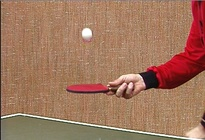
%> input picture lab_assignments/3/pingpong/0000.jpeg, 205 x 140 px, shrunk from 352 x 240 before the run; its folder holds 5 pictures in this run
$ octave tracking.m   (GNU Octave 9; MATLAB toolbox functions it lacks are replaced by stand-ins)
%> lines starting %> are read from the running program, lines starting %| are printed output that depends on the picture; in (x1, y1, x2, y2) boxes, pixels count from 0 and x2, y2 are one past the last pixel; in counts of white or black regions, pixels touching at a corner belong together; the program's own positions count from 1
### lab_assignments/3/harris_corner_detector.m
function [H, r, c] = harris_corner_detector(I, threshold, visualize)
%   Harris_corner_detector
%
%   RETURNS: Harris matrix H, the rows of the detected corner points r,
%   and the columns of those points c

    if nargin == 2
        visualize = true;
    end

    % Parameters
    radius = 2;
    sigma = 1;
    n = 2*radius + 1;

    % Make I grayscale if it is now already
    J = I;
    [~, ~, c] = size(I);
    if c ~= 1
        I = rgb2gray(I);
    end

    % Make it double, because we will perform computations
    I = double(I);

    % Sobel filters - First order Gaussian derivative
    Ix = fspecial('sobel')';
    Iy = fspecial('sobel');

    % Convolving the Ix and Iy with the image
    Ix = imfilter(I, Ix, 'replicate', 'same', 'conv');
    Iy = imfilter(I, Iy, 'replicate', 'same', 'conv');

    % Gaussian filter
    G = fspecial('gaussian', max(1, fix(6*sigma)), sigma);

    % Convolving with G to compute the elements of Q
    A = imfilter(Ix.^2, G, 'replicate', 'same', 'conv');
    C = imfilter(Iy.^2, G, 'replicate', 'same', 'conv');
    B = imfilter(Ix.*Iy,G, 'replicate', 'same', 'conv');

    % Cornerness H(x,y) (Harris measure)
    H = (A.*C - B.^2) - 0.04.*(A + C).^2;

    % n: nxn window of neighbours
    [h, w, ~] = size(H);

    % the points where they indicate corner if = 1, otherwise = 0
    harris_points = zeros(h, w);

    % Depenting on the filter size, scann the hole image to find points that
    % are greater than (i) all its neighbours (ii) the threshold.
    % Then it is a harris point
    for i = (n+1)/2 : h-n+1
        for j = (n+1)/2 : w-n+1
            mx = max(max(H( i-(n-1)/2 : i+(n-1)/2, j-(n-1)/2 : j+(n-1)/2)));
            if (mx == H(i,j)) && (H(i,j)>threshold)
                harris_points(i,j) = 1;
            end
        end
    end

    % get rows and columns, flattened
    [r, c] = find(harris_points);

    if visualize
        % Plot images
        figure;
        subplot(1, 3, 1), imshow(J), hold on, plot(c, r, 'ys');
        subplot(1, 3, 2), imshow(Ix, []), xlabel('I_x');
        subplot(1, 3, 3), imshow(Iy, []), xlabel('I_y');
    end

end

### lab_assignments/3/load_images.m
function [image_array] = load_images(path, extension)
    imageNames = dir(fullfile(path, extension));
    imageNames = {imageNames.name}';
    image_array = 0;

    for ii = 1:length(imageNames)
        img = imread(fullfile(path, imageNames{ii}));

        if image_array == 0
            [h, w, c] = size(img);
            fprintf('Image size (HxW): %dx%d\n', h, w);
            image_array = zeros(h, w, c, length(imageNames), 'uint8');
            V = zeros(length(imageNames), 3, 'double');
        end

        image_array(:, :, :, ii) = img;
%         image_array(ii) = img;
    end
end

### lab_assignments/3/lucas_video.m
function [image_array] = lucas_video (images, features_y, features_x)
    [h, w, c, nr_of_images] = size(images);
    number_of_regions = 15;
    scaling = 1;

    hold off;
    imshow(images(:,:,:,1)), hold on, plot(features_x, features_y, 'ys');
    f = getframe;
    currentImage = f.cdata;
    [hc, wc, cc] = size(currentImage);
    image_array = zeros(hc, wc, cc, nr_of_images);
    image_array(:, :, :, 1) = currentImage;

    for i=1:nr_of_images-1
        fprintf('At %d/%d\n', i, nr_of_images-1);
        [vec1, vec2] = lucas_kanade(images(:,:,:,i), images(:,:,:,i+1), false, number_of_regions);
        [h_regions, w_regions] = size(vec1);
        h_regions = h_regions - 1;
        w_regions = w_regions - 1;

        for k=1:length(features_x)
            current_x = round(features_x(k) / w_regions);
            if current_x < 1
                current_x = 1;
            elseif current_x > number_of_regions
                current_x = number_of_regions;
            end

            current_y = round(features_y(k) / h_regions);
            if current_y < 1
                current_y = 1;
            elseif current_y > number_of_regions
                current_y = number_of_regions;
            end

            features_y(k) = features_y(k) + (vec1(current_y, current_x) * scaling);
            features_x(k) = features_x(k) + (vec2(current_y, current_x) * scaling);
        end

        imshow(images(:,:,:,i+1)); hold on, plot(features_x, features_y, 'ys');
        hold on;

        f = getframe;
        image_array(:,:,:,i+1) = f.cdata;
    end
end

### lab_assignments/3/lucas_kanade.m
function [final_grid_x, final_grid_y] = lucas_kanade(im1, im2, visualization, reg_size)
% Lucas Kanade Optical flow

% Read the two images and compute gradients for entire image
[~, ~, ch] = size(im1);
if ch == 3
    im1 = rgb2gray(im1);
    im2 = rgb2gray(im2);
end
im1 = im2double(im1);
im2 = im2double(im2);
[height, width, ~] = size(im1);

% Include option for other region sizes, default should be 15
region_size = reg_size;

% Calculate number of regions in both directions
% to account for non-square matrices
nr_of_regions_horizontal = floor(width/region_size)-1;
nr_of_regions_vertical = floor(height/region_size)-1;

final_grid_x = [];
final_grid_y = [];

% Loop over regions in y direction
for i = 0:nr_of_regions_vertical
    one_row_x = [];
    one_row_y = [];

    % Loop over regions in x direction
    for j = 0:nr_of_regions_horizontal

        % Cut image in 15x15 regions of gradients iteratively
        A_region1 = gx(i*region_size+1:(i+1)*region_size, j*region_size+1:(j+1)*region_size).';
        A_region2 = gy(i*region_size+1:(i+1)*region_size, j*region_size+1:(j+1)*region_size).';

        % Reshape each region into a 225x2 vector (by stacking each row on
        % top of each other)
        A = [reshape(A_region1, region_size^2, 1), reshape(A_region2, region_size^2, 1)];
        %A_T = A.';

        % Cut regular image in 15x15 regions
        b_region1 = im1(i*region_size+1:(i+1)*region_size, j*region_size+1:(j+1)*region_size).';
        b_region2 = im2(i*region_size+1:(i+1)*region_size, j*region_size+1:(j+1)*region_size).';

        % Reshape each region into a 225x1 vector (by stacking each row on top
        % of each other)
        b = reshape(b_region1, region_size^2, 1) - reshape(b_region2, region_size^2, 1);

        % Calculate the local image flow vector (v)
        v = pinv(A) * b;

        % Save each row in temp vectors
        one_row_x = [one_row_x, v(1:1)];
        one_row_y = [one_row_y, v(2:2)];
    end
    % Return one matrix for each coordinate of the final flow vectors
    final_grid_x = [final_grid_x; one_row_x];
    final_grid_y = [final_grid_y; one_row_y];
end

% Plot on top of original image using quiver
if visualization
    [x,y] = meshgrid(0:1:nr_of_regions_horizontal,0:1:nr_of_regions_vertical);
    quiver(x, y, final_grid_x, final_grid_y); axis image
    im = image1;
    [rows, cols, channels] = size(im);
    hax = gca; % specify axis based on initial plot
    imshow(im, "XData", hax.XLim, "YData", hax.YLim); % plot image on boundaries
    hold on;
    quiver(x, y, final_grid_x, final_grid_y, "red");
    % Plot the grid on top: white dotted lines
    for row = 0 : 1 : rows
      line([0, cols], [row, row], 'Color', 'w', 'LineStyle', ":");
    end
    for col = 1 : 1 : cols
      line([col, col], [0, rows], 'Color', 'w', 'LineStyle', ":");
    end
end

### lab_assignments/3/tracking.m
%% Configuration
frameRate = 24;

%% Pingpong

workingDir = 'pingpong';
I = imread('pingpong/0000.jpeg');
%> I is the input picture: size 140x205x3 uint8; mean R, G, B 160.4, 117.6, 93.3
[~, r, c] = harris_corner_detector(I, 1000000000, false);
%> in harris_corner_detector, `Ix = imfilter(I, Ix, 'replicate', 'same', 'conv');`:
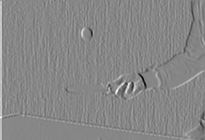
%> Ix: size 140x205 double; min -763, max 678, mean 1.5; drawn with min black and max white
%> in harris_corner_detector, `Iy = imfilter(I, Iy, 'replicate', 'same', 'conv');`:
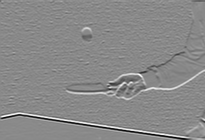
%> Iy: size 140x205 double; min -781, max 669, mean -0.1; drawn with min black and max white
%> in harris_corner_detector, `B = imfilter(Ix.*Iy,G, 'replicate', 'same', 'conv');`:
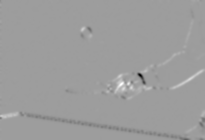
%> B: size 140x205 double; min -171782.6, max 106883.3, mean -115.6; drawn with min black and max white
%> in harris_corner_detector, `H = (A.*C - B.^2) - 0.04.*(A + C).^2;`:
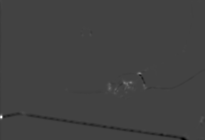
%> H: size 140x205 double; min -5.73e+09, max 1.63e+10, mean -24163834.8; drawn with min black and max white
%> after the loop in harris_corner_detector, `for i = (n+1)/2 : h-n+1`:
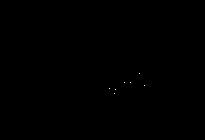
%> harris_points: size 140x205 double; values 0 (black) and 1 (white), 0.02% white in thin lines or dots, all inside (x1, y1, x2, y2) = (109, 73, 145, 94)
%> in harris_corner_detector, `[r, c] = find(harris_points);`: r = [89; 94; 90; 83; 83; 74; 86]; c = [110; 115; 116; 125; 131; 140; 145]
%> r = [89; 94; 90; 83; 83; 74; 86]; c = [110; 115; 116; 125; 131; 140; 145]

initial_images = load_images(workingDir, '*.jpeg');
%| Image size (HxW): 140x205
result_images = lucas_video(initial_images, r, c);
%> in lucas_video, `currentImage = f.cdata;`:
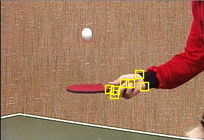
%> currentImage: size 140x204x3 uint8; mean R, G, B 161.4, 119.3, 92.6
%> the loop in lucas_video, `for i=1:nr_of_images-1` made 1 pass
%> pass 1, in lucas_kanade, `im2 = rgb2gray(im2);`:
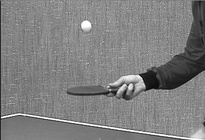
%> im2: size 140x205 uint8; min 9, max 255, mean 127.4
%> the run ends on the next line
